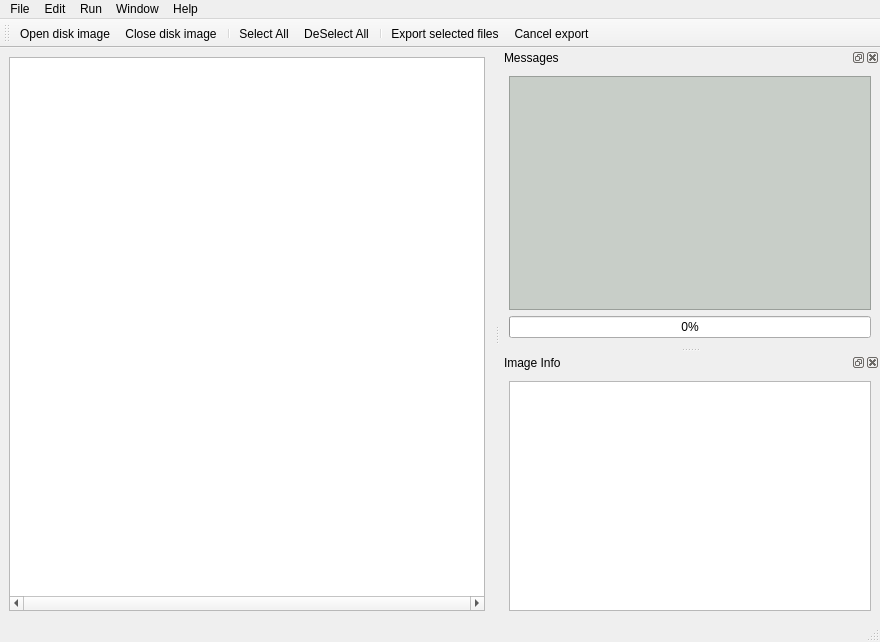
<?xml version="1.0" encoding="UTF-8"?>
<ui version="4.0">
 <class>MainWindow</class>
 <widget class="QMainWindow" name="MainWindow">
  <property name="geometry">
   <rect>
    <x>0</x>
    <y>0</y>
    <width>880</width>
    <height>642</height>
   </rect>
  </property>
  <property name="sizePolicy">
   <sizepolicy hsizetype="Preferred" vsizetype="Preferred">
    <horstretch>0</horstretch>
    <verstretch>0</verstretch>
   </sizepolicy>
  </property>
  <property name="windowTitle">
   <string>MainWindow</string>
  </property>
  <widget class="QWidget" name="centralwidget">
   <layout class="QGridLayout" name="gridLayout">
    <item row="0" column="0" rowspan="2">
     <widget class="QTreeView" name="DirectoryTree">
      <property name="sizePolicy">
       <sizepolicy hsizetype="Expanding" vsizetype="Preferred">
        <horstretch>3</horstretch>
        <verstretch>0</verstretch>
       </sizepolicy>
      </property>
      <property name="sizeIncrement">
       <size>
        <width>0</width>
        <height>0</height>
       </size>
      </property>
      <property name="horizontalScrollBarPolicy">
       <enum>Qt::ScrollBarAlwaysOn</enum>
      </property>
     </widget>
    </item>
   </layout>
  </widget>
  <widget class="QMenuBar" name="menubar">
   <property name="geometry">
    <rect>
     <x>0</x>
     <y>0</y>
     <width>880</width>
     <height>25</height>
    </rect>
   </property>
   <widget class="QMenu" name="menuFile">
    <property name="title">
     <string>File</string>
    </property>
    <addaction name="actionOpen_disk_image"/>
    <addaction name="actionClose_disk_image"/>
    <addaction name="separator"/>
    <addaction name="actionExit"/>
   </widget>
   <widget class="QMenu" name="menuEdit">
    <property name="title">
     <string>Edit</string>
    </property>
    <addaction name="actionSelect_All"/>
    <addaction name="actionDeSelect_All"/>
   </widget>
   <widget class="QMenu" name="menuHelp">
    <property name="title">
     <string>Help</string>
    </property>
    <addaction name="actionAbout_BitCurator_Disk_Access"/>
   </widget>
   <widget class="QMenu" name="menuRun">
    <property name="title">
     <string>Run</string>
    </property>
    <addaction name="actionExport_selected_files"/>
    <addaction name="actionCancel_export"/>
    <addaction name="separator"/>
   </widget>
   <widget class="QMenu" name="menuWindow">
    <property name="title">
     <string>Window</string>
    </property>
    <addaction name="actionShow_Messages"/>
    <addaction name="actionShow_Image_Info"/>
   </widget>
   <addaction name="menuFile"/>
   <addaction name="menuEdit"/>
   <addaction name="menuRun"/>
   <addaction name="menuWindow"/>
   <addaction name="menuHelp"/>
  </widget>
  <widget class="QStatusBar" name="statusbar"/>
  <widget class="QToolBar" name="toolBar">
   <property name="windowTitle">
    <string>toolBar</string>
   </property>
   <attribute name="toolBarArea">
    <enum>TopToolBarArea</enum>
   </attribute>
   <attribute name="toolBarBreak">
    <bool>false</bool>
   </attribute>
   <addaction name="actionOpen_disk_image"/>
   <addaction name="actionClose_disk_image"/>
   <addaction name="separator"/>
   <addaction name="actionSelect_All"/>
   <addaction name="actionDeSelect_All"/>
   <addaction name="separator"/>
   <addaction name="actionExport_selected_files"/>
   <addaction name="actionCancel_export"/>
  </widget>
  <widget class="QDockWidget" name="dockWidget_msg">
   <property name="sizePolicy">
    <sizepolicy hsizetype="Preferred" vsizetype="Preferred">
     <horstretch>0</horstretch>
     <verstretch>0</verstretch>
    </sizepolicy>
   </property>
   <property name="minimumSize">
    <size>
     <width>380</width>
     <height>146</height>
    </size>
   </property>
   <property name="windowTitle">
    <string>Messages</string>
   </property>
   <attribute name="dockWidgetArea">
    <number>2</number>
   </attribute>
   <widget class="QWidget" name="dockWidgetContents_msg">
    <layout class="QVBoxLayout" name="verticalLayout">
     <item>
      <widget class="QTextEdit" name="textEdit_msg">
       <property name="sizePolicy">
        <sizepolicy hsizetype="Preferred" vsizetype="Expanding">
         <horstretch>2</horstretch>
         <verstretch>0</verstretch>
        </sizepolicy>
       </property>
       <property name="autoFillBackground">
        <bool>true</bool>
       </property>
       <property name="styleSheet">
        <string notr="true">background-color: rgb(200, 206, 200);
border-color: rgb(170, 0, 0);</string>
       </property>
       <property name="textInteractionFlags">
        <set>Qt::TextSelectableByKeyboard|Qt::TextSelectableByMouse</set>
       </property>
      </widget>
     </item>
     <item>
      <widget class="QProgressBar" name="progressBar">
       <property name="sizePolicy">
        <sizepolicy hsizetype="Expanding" vsizetype="Preferred">
         <horstretch>0</horstretch>
         <verstretch>0</verstretch>
        </sizepolicy>
       </property>
       <property name="value">
        <number>0</number>
       </property>
      </widget>
     </item>
    </layout>
   </widget>
  </widget>
  <widget class="QDockWidget" name="dockWidget_imginfo">
   <property name="sizePolicy">
    <sizepolicy hsizetype="Preferred" vsizetype="Preferred">
     <horstretch>0</horstretch>
     <verstretch>0</verstretch>
    </sizepolicy>
   </property>
   <property name="windowTitle">
    <string>Image Info</string>
   </property>
   <attribute name="dockWidgetArea">
    <number>2</number>
   </attribute>
   <widget class="QWidget" name="dockWidgetContents_imginfo">
    <layout class="QVBoxLayout" name="verticalLayout_2">
     <item>
      <widget class="QTextEdit" name="textEdit_imginfo"/>
     </item>
    </layout>
   </widget>
  </widget>
  <action name="actionExit">
   <property name="text">
    <string>Exit</string>
   </property>
  </action>
  <action name="actionSelect_All">
   <property name="icon">
    <iconset theme="edit-select-all">
     <normaloff>../../Downloads</normaloff>../../Downloads</iconset>
   </property>
   <property name="text">
    <string>Select All</string>
   </property>
  </action>
  <action name="actionDeSelect_All">
   <property name="icon">
    <iconset theme="edit-clear">
     <normaloff>../../Downloads</normaloff>../../Downloads</iconset>
   </property>
   <property name="text">
    <string>DeSelect All</string>
   </property>
  </action>
  <action name="actionOpen_disk_image">
   <property name="icon">
    <iconset theme="document-open">
     <normaloff>../../Downloads</normaloff>../../Downloads</iconset>
   </property>
   <property name="text">
    <string>Open disk image</string>
   </property>
   <property name="toolTip">
    <string>Open disk image</string>
   </property>
   <property name="iconVisibleInMenu">
    <bool>false</bool>
   </property>
  </action>
  <action name="actionClose_disk_image">
   <property name="icon">
    <iconset theme="list-remove">
     <normaloff>../../Downloads</normaloff>../../Downloads</iconset>
   </property>
   <property name="text">
    <string>Close disk image</string>
   </property>
  </action>
  <action name="actionAbout_BitCurator_Disk_Access">
   <property name="text">
    <string>About BitCurator Disk Access</string>
   </property>
  </action>
  <action name="actionExport_selected_files">
   <property name="icon">
    <iconset theme="document-send">
     <normaloff>../../Downloads</normaloff>../../Downloads</iconset>
   </property>
   <property name="text">
    <string>Export selected files</string>
   </property>
  </action>
  <action name="actionCancel_export">
   <property name="icon">
    <iconset theme="process-stop">
     <normaloff>../../Downloads</normaloff>../../Downloads</iconset>
   </property>
   <property name="text">
    <string>Cancel export</string>
   </property>
  </action>
  <action name="actionShow_Messages">
   <property name="text">
    <string>Show Messages</string>
   </property>
  </action>
  <action name="actionShow_Image_Info">
   <property name="text">
    <string>Show Image Info</string>
   </property>
  </action>
 </widget>
 <resources/>
 <connections/>
</ui>
